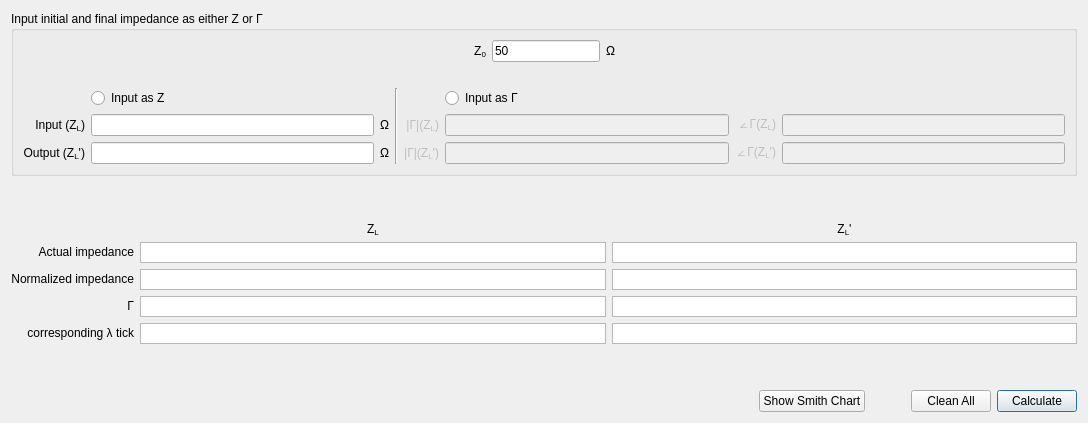
              <widget class="QWidget" name="tab_6">
               <attribute name="title">
                <string notr="true">Smith Chart</string>
               </attribute>
               <layout class="QVBoxLayout" name="verticalLayout_19">
                <item>
                 <layout class="QVBoxLayout" name="verticalLayout_18">
                  <item>
                   <widget class="QGroupBox" name="groupBox_6">
                    <property name="title">
                     <string>Input initial and final impedance as either Z or Γ</string>
                    </property>
                    <layout class="QHBoxLayout" name="horizontalLayout_3">
                     <item>
                      <layout class="QVBoxLayout" name="verticalLayout_17">
                       <item>
                        <layout class="QHBoxLayout" name="horizontalLayout_8">
                         <item>
                          <spacer name="horizontalSpacer_19">
                           <property name="orientation">
                            <enum>Qt::Horizontal</enum>
                           </property>
                           <property name="sizeType">
                            <enum>QSizePolicy::Fixed</enum>
                           </property>
                           <property name="sizeHint" stdset="0">
                            <size>
                             <width>450</width>
                             <height>20</height>
                            </size>
                           </property>
                          </spacer>
                         </item>
                         <item>
                          <widget class="QLabel" name="label_103">
                           <property name="sizePolicy">
                            <sizepolicy hsizetype="Minimum" vsizetype="Preferred">
                             <horstretch>0</horstretch>
                             <verstretch>0</verstretch>
                            </sizepolicy>
                           </property>
                           <property name="text">
                            <string>&lt;html&gt;&lt;head/&gt;&lt;body&gt;&lt;p&gt;Z&lt;span style=&quot; vertical-align:sub;&quot;&gt;0&lt;/span&gt;&lt;/p&gt;&lt;/body&gt;&lt;/html&gt;</string>
                           </property>
                           <property name="alignment">
                            <set>Qt::AlignRight|Qt::AlignTrailing|Qt::AlignVCenter</set>
                           </property>
                          </widget>
                         </item>
                         <item>
                          <widget class="QLineEdit" name="Z0_box2">
                           <property name="inputMask">
                            <string/>
                           </property>
                           <property name="text">
                            <string>50</string>
                           </property>
                          </widget>
                         </item>
                         <item>
                          <widget class="QLabel" name="label_104">
                           <property name="sizePolicy">
                            <sizepolicy hsizetype="Minimum" vsizetype="Preferred">
                             <horstretch>0</horstretch>
                             <verstretch>0</verstretch>
                            </sizepolicy>
                           </property>
                           <property name="text">
                            <string>&lt;html&gt;&lt;head/&gt;&lt;body&gt;&lt;p&gt;Ω&lt;/p&gt;&lt;/body&gt;&lt;/html&gt;</string>
                           </property>
                           <property name="alignment">
                            <set>Qt::AlignLeading|Qt::AlignLeft|Qt::AlignVCenter</set>
                           </property>
                          </widget>
                         </item>
                         <item>
                          <spacer name="horizontalSpacer_18">
                           <property name="orientation">
                            <enum>Qt::Horizontal</enum>
                           </property>
                           <property name="sizeType">
                            <enum>QSizePolicy::Fixed</enum>
                           </property>
                           <property name="sizeHint" stdset="0">
                            <size>
                             <width>450</width>
                             <height>20</height>
                            </size>
                           </property>
                          </spacer>
                         </item>
                        </layout>
                       </item>
                       <item>
                        <spacer name="verticalSpacer_15">
                         <property name="orientation">
                          <enum>Qt::Vertical</enum>
                         </property>
                         <property name="sizeType">
                          <enum>QSizePolicy::Minimum</enum>
                         </property>
                         <property name="sizeHint" stdset="0">
                          <size>
                           <width>10</width>
                           <height>20</height>
                          </size>
                         </property>
                        </spacer>
                       </item>
                       <item>
                        <layout class="QGridLayout" name="gridLayout_10">
                         <item row="0" column="3" rowspan="3">
                          <widget class="Line" name="line_8">
                           <property name="orientation">
                            <enum>Qt::Vertical</enum>
                           </property>
                          </widget>
                         </item>
                         <item row="1" column="1">
                          <widget class="QLineEdit" name="Z_in_box"/>
                         </item>
                         <item row="2" column="6">
                          <widget class="QLabel" name="label_268">
                           <property name="enabled">
                            <bool>false</bool>
                           </property>
                           <property name="text">
                            <string>&lt;html&gt;&lt;head/&gt;&lt;body&gt;&lt;p&gt;∠Γ(Z&lt;span style=&quot; vertical-align:sub;&quot;&gt;L&lt;/span&gt;')&lt;/p&gt;&lt;/body&gt;&lt;/html&gt;</string>
                           </property>
                           <property name="alignment">
                            <set>Qt::AlignRight|Qt::AlignTrailing|Qt::AlignVCenter</set>
                           </property>
                          </widget>
                         </item>
                         <item row="2" column="4">
                          <widget class="QLabel" name="label_269">
                           <property name="enabled">
                            <bool>false</bool>
                           </property>
                           <property name="text">
                            <string>&lt;html&gt;&lt;head/&gt;&lt;body&gt;&lt;p&gt;|Γ|(Z&lt;span style=&quot; vertical-align:sub;&quot;&gt;L&lt;/span&gt;')&lt;/p&gt;&lt;/body&gt;&lt;/html&gt;</string>
                           </property>
                           <property name="alignment">
                            <set>Qt::AlignRight|Qt::AlignTrailing|Qt::AlignVCenter</set>
                           </property>
                          </widget>
                         </item>
                         <item row="1" column="0">
                          <widget class="QLabel" name="label_76">
                           <property name="sizePolicy">
                            <sizepolicy hsizetype="Minimum" vsizetype="Preferred">
                             <horstretch>0</horstretch>
                             <verstretch>0</verstretch>
                            </sizepolicy>
                           </property>
                           <property name="text">
                            <string>Input (Z&lt;sub&gt;L&lt;/sub&gt;)</string>
                           </property>
                           <property name="alignment">
                            <set>Qt::AlignRight|Qt::AlignTrailing|Qt::AlignVCenter</set>
                           </property>
                          </widget>
                         </item>
                         <item row="1" column="2">
                          <widget class="QLabel" name="label_91">
                           <property name="sizePolicy">
                            <sizepolicy hsizetype="Minimum" vsizetype="Preferred">
                             <horstretch>0</horstretch>
                             <verstretch>0</verstretch>
                            </sizepolicy>
                           </property>
                           <property name="text">
                            <string>&lt;html&gt;&lt;head/&gt;&lt;body&gt;&lt;p&gt;Ω&lt;/p&gt;&lt;/body&gt;&lt;/html&gt;</string>
                           </property>
                           <property name="alignment">
                            <set>Qt::AlignLeading|Qt::AlignLeft|Qt::AlignVCenter</set>
                           </property>
                          </widget>
                         </item>
                         <item row="2" column="1">
                          <widget class="QLineEdit" name="Z_out_box"/>
                         </item>
                         <item row="2" column="2">
                          <widget class="QLabel" name="label_92">
                           <property name="sizePolicy">
                            <sizepolicy hsizetype="Minimum" vsizetype="Preferred">
                             <horstretch>0</horstretch>
                             <verstretch>0</verstretch>
                            </sizepolicy>
                           </property>
                           <property name="text">
                            <string>&lt;html&gt;&lt;head/&gt;&lt;body&gt;&lt;p&gt;Ω&lt;/p&gt;&lt;/body&gt;&lt;/html&gt;</string>
                           </property>
                           <property name="alignment">
                            <set>Qt::AlignLeading|Qt::AlignLeft|Qt::AlignVCenter</set>
                           </property>
                          </widget>
                         </item>
                         <item row="2" column="7">
                          <widget class="QLineEdit" name="ZS_box_8">
                           <property name="enabled">
                            <bool>false</bool>
                           </property>
                          </widget>
                         </item>
                         <item row="1" column="4">
                          <widget class="QLabel" name="label_267">
                           <property name="enabled">
                            <bool>false</bool>
                           </property>
                           <property name="text">
                            <string>&lt;html&gt;&lt;head/&gt;&lt;body&gt;&lt;p&gt;|Γ|(Z&lt;span style=&quot; vertical-align:sub;&quot;&gt;L&lt;/span&gt;)&lt;/p&gt;&lt;/body&gt;&lt;/html&gt;</string>
                           </property>
                           <property name="alignment">
                            <set>Qt::AlignRight|Qt::AlignTrailing|Qt::AlignVCenter</set>
                           </property>
                          </widget>
                         </item>
                         <item row="1" column="6">
                          <widget class="QLabel" name="label_266">
                           <property name="enabled">
                            <bool>false</bool>
                           </property>
                           <property name="text">
                            <string>&lt;html&gt;&lt;head/&gt;&lt;body&gt;&lt;p&gt;∠Γ(Z&lt;span style=&quot; vertical-align:sub;&quot;&gt;L&lt;/span&gt;)&lt;/p&gt;&lt;/body&gt;&lt;/html&gt;</string>
                           </property>
                           <property name="alignment">
                            <set>Qt::AlignRight|Qt::AlignTrailing|Qt::AlignVCenter</set>
                           </property>
                          </widget>
                         </item>
                         <item row="1" column="7">
                          <widget class="QLineEdit" name="ZS_box_6">
                           <property name="enabled">
                            <bool>false</bool>
                           </property>
                          </widget>
                         </item>
                         <item row="1" column="5">
                          <widget class="QLineEdit" name="ZS_box_9">
                           <property name="enabled">
                            <bool>false</bool>
                           </property>
                          </widget>
                         </item>
                         <item row="2" column="5">
                          <widget class="QLineEdit" name="ZS_box_7">
                           <property name="enabled">
                            <bool>false</bool>
                           </property>
                          </widget>
                         </item>
                         <item row="2" column="0">
                          <widget class="QLabel" name="label_75">
                           <property name="sizePolicy">
                            <sizepolicy hsizetype="Minimum" vsizetype="Preferred">
                             <horstretch>0</horstretch>
                             <verstretch>0</verstretch>
                            </sizepolicy>
                           </property>
                           <property name="text">
                            <string>&lt;html&gt;&lt;head/&gt;&lt;body&gt;&lt;p&gt;Output (Z&lt;span style=&quot; vertical-align:sub;&quot;&gt;L&lt;/span&gt;')&lt;/p&gt;&lt;/body&gt;&lt;/html&gt;</string>
                           </property>
                           <property name="alignment">
                            <set>Qt::AlignRight|Qt::AlignTrailing|Qt::AlignVCenter</set>
                           </property>
                          </widget>
                         </item>
                         <item row="0" column="5" colspan="3">
                          <widget class="QRadioButton" name="radioButton_2">
                           <property name="text">
                            <string>Input as Γ</string>
                           </property>
                          </widget>
                         </item>
                         <item row="0" column="1" colspan="2">
                          <widget class="QRadioButton" name="radioButton">
                           <property name="text">
                            <string>Input as Z</string>
                           </property>
                          </widget>
                         </item>
                        </layout>
                       </item>
                      </layout>
                     </item>
                    </layout>
                   </widget>
                  </item>
                  <item>
                   <spacer name="verticalSpacer_17">
                    <property name="orientation">
                     <enum>Qt::Vertical</enum>
                    </property>
                    <property name="sizeHint" stdset="0">
                     <size>
                      <width>20</width>
                      <height>40</height>
                     </size>
                    </property>
                   </spacer>
                  </item>
                  <item>
                   <layout class="QGridLayout" name="gridLayout_11">
                    <item row="0" column="1">
                     <widget class="QLabel" name="label_99">
                      <property name="sizePolicy">
                       <sizepolicy hsizetype="Expanding" vsizetype="Fixed">
                        <horstretch>0</horstretch>
                        <verstretch>0</verstretch>
                       </sizepolicy>
                      </property>
                      <property name="maximumSize">
                       <size>
                        <width>16777215</width>
                        <height>21</height>
                       </size>
                      </property>
                      <property name="text">
                       <string>&lt;html&gt;&lt;head/&gt;&lt;body&gt;&lt;p&gt;Z&lt;span style=&quot; vertical-align:sub;&quot;&gt;L&lt;/span&gt;&lt;/p&gt;&lt;/body&gt;&lt;/html&gt;</string>
                      </property>
                      <property name="alignment">
                       <set>Qt::AlignCenter</set>
                      </property>
                     </widget>
                    </item>
                    <item row="0" column="2">
                     <widget class="QLabel" name="label_100">
                      <property name="sizePolicy">
                       <sizepolicy hsizetype="Expanding" vsizetype="Fixed">
                        <horstretch>0</horstretch>
                        <verstretch>0</verstretch>
                       </sizepolicy>
                      </property>
                      <property name="maximumSize">
                       <size>
                        <width>16777215</width>
                        <height>21</height>
                       </size>
                      </property>
                      <property name="text">
                       <string>&lt;html&gt;&lt;head/&gt;&lt;body&gt;&lt;p&gt;Z&lt;span style=&quot; vertical-align:sub;&quot;&gt;L&lt;/span&gt;'&lt;/p&gt;&lt;/body&gt;&lt;/html&gt;</string>
                      </property>
                      <property name="alignment">
                       <set>Qt::AlignCenter</set>
                      </property>
                     </widget>
                    </item>
                    <item row="1" column="0">
                     <widget class="QLabel" name="label_94">
                      <property name="sizePolicy">
                       <sizepolicy hsizetype="Minimum" vsizetype="Fixed">
                        <horstretch>0</horstretch>
                        <verstretch>0</verstretch>
                       </sizepolicy>
                      </property>
                      <property name="text">
                       <string>&lt;html&gt;&lt;head/&gt;&lt;body&gt;&lt;p&gt;Actual impedance&lt;/p&gt;&lt;/body&gt;&lt;/html&gt;</string>
                      </property>
                      <property name="alignment">
                       <set>Qt::AlignRight|Qt::AlignTrailing|Qt::AlignVCenter</set>
                      </property>
                     </widget>
                    </item>
                    <item row="1" column="1">
                     <widget class="QTextBrowser" name="z_in_box_2">
                      <property name="sizePolicy">
                       <sizepolicy hsizetype="MinimumExpanding" vsizetype="Expanding">
                        <horstretch>0</horstretch>
                        <verstretch>0</verstretch>
                       </sizepolicy>
                      </property>
                      <property name="maximumSize">
                       <size>
                        <width>16777215</width>
                        <height>21</height>
                       </size>
                      </property>
                      <property name="verticalScrollBarPolicy">
                       <enum>Qt::ScrollBarAlwaysOff</enum>
                      </property>
                     </widget>
                    </item>
                    <item row="1" column="2">
                     <widget class="QTextBrowser" name="z_in_box_5">
                      <property name="sizePolicy">
                       <sizepolicy hsizetype="MinimumExpanding" vsizetype="Expanding">
                        <horstretch>0</horstretch>
                        <verstretch>0</verstretch>
                       </sizepolicy>
                      </property>
                      <property name="maximumSize">
                       <size>
                        <width>16777215</width>
                        <height>21</height>
                       </size>
                      </property>
                      <property name="verticalScrollBarPolicy">
                       <enum>Qt::ScrollBarAlwaysOff</enum>
                      </property>
                     </widget>
                    </item>
                    <item row="2" column="0">
                     <widget class="QLabel" name="label_93">
                      <property name="sizePolicy">
                       <sizepolicy hsizetype="Minimum" vsizetype="Fixed">
                        <horstretch>0</horstretch>
                        <verstretch>0</verstretch>
                       </sizepolicy>
                      </property>
                      <property name="text">
                       <string>&lt;html&gt;&lt;head/&gt;&lt;body&gt;&lt;p&gt;Normalized impedance&lt;/p&gt;&lt;/body&gt;&lt;/html&gt;</string>
                      </property>
                      <property name="alignment">
                       <set>Qt::AlignRight|Qt::AlignTrailing|Qt::AlignVCenter</set>
                      </property>
                     </widget>
                    </item>
                    <item row="2" column="1">
                     <widget class="QTextBrowser" name="z_in_box">
                      <property name="sizePolicy">
                       <sizepolicy hsizetype="MinimumExpanding" vsizetype="Expanding">
                        <horstretch>0</horstretch>
                        <verstretch>0</verstretch>
                       </sizepolicy>
                      </property>
                      <property name="maximumSize">
                       <size>
                        <width>16777215</width>
                        <height>21</height>
                       </size>
                      </property>
                      <property name="verticalScrollBarPolicy">
                       <enum>Qt::ScrollBarAlwaysOff</enum>
                      </property>
                     </widget>
                    </item>
                    <item row="2" column="2">
                     <widget class="QTextBrowser" name="z_out_box">
                      <property name="sizePolicy">
                       <sizepolicy hsizetype="MinimumExpanding" vsizetype="Expanding">
                        <horstretch>0</horstretch>
                        <verstretch>0</verstretch>
                       </sizepolicy>
                      </property>
                      <property name="maximumSize">
                       <size>
                        <width>16777215</width>
                        <height>21</height>
                       </size>
                      </property>
                      <property name="verticalScrollBarPolicy">
                       <enum>Qt::ScrollBarAlwaysOff</enum>
                      </property>
                     </widget>
                    </item>
                    <item row="3" column="0">
                     <widget class="QLabel" name="label_96">
                      <property name="sizePolicy">
                       <sizepolicy hsizetype="Minimum" vsizetype="Fixed">
                        <horstretch>0</horstretch>
                        <verstretch>0</verstretch>
                       </sizepolicy>
                      </property>
                      <property name="text">
                       <string>&lt;html&gt;&lt;head/&gt;&lt;body&gt;&lt;p&gt;Γ&lt;/p&gt;&lt;/body&gt;&lt;/html&gt;</string>
                      </property>
                      <property name="alignment">
                       <set>Qt::AlignRight|Qt::AlignTrailing|Qt::AlignVCenter</set>
                      </property>
                     </widget>
                    </item>
                    <item row="3" column="1">
                     <widget class="QTextBrowser" name="gamma_zin_box">
                      <property name="sizePolicy">
                       <sizepolicy hsizetype="MinimumExpanding" vsizetype="Expanding">
                        <horstretch>0</horstretch>
                        <verstretch>0</verstretch>
                       </sizepolicy>
                      </property>
                      <property name="maximumSize">
                       <size>
                        <width>16777215</width>
                        <height>21</height>
                       </size>
                      </property>
                      <property name="verticalScrollBarPolicy">
                       <enum>Qt::ScrollBarAlwaysOff</enum>
                      </property>
                     </widget>
                    </item>
                    <item row="3" column="2">
                     <widget class="QTextBrowser" name="gamma_zout_box">
                      <property name="sizePolicy">
                       <sizepolicy hsizetype="MinimumExpanding" vsizetype="Expanding">
                        <horstretch>0</horstretch>
                        <verstretch>0</verstretch>
                       </sizepolicy>
                      </property>
                      <property name="maximumSize">
                       <size>
                        <width>16777215</width>
                        <height>21</height>
                       </size>
                      </property>
                      <property name="verticalScrollBarPolicy">
                       <enum>Qt::ScrollBarAlwaysOff</enum>
                      </property>
                     </widget>
                    </item>
                    <item row="4" column="0">
                     <widget class="QLabel" name="label_97">
                      <property name="sizePolicy">
                       <sizepolicy hsizetype="Minimum" vsizetype="Fixed">
                        <horstretch>0</horstretch>
                        <verstretch>0</verstretch>
                       </sizepolicy>
                      </property>
                      <property name="text">
                       <string>&lt;html&gt;&lt;head/&gt;&lt;body&gt;&lt;p&gt;corresponding λ tick&lt;/p&gt;&lt;/body&gt;&lt;/html&gt;</string>
                      </property>
                      <property name="alignment">
                       <set>Qt::AlignRight|Qt::AlignTrailing|Qt::AlignVCenter</set>
                      </property>
                     </widget>
                    </item>
                    <item row="4" column="1">
                     <widget class="QTextBrowser" name="lambda_tick_zin_box">
                      <property name="sizePolicy">
                       <sizepolicy hsizetype="MinimumExpanding" vsizetype="Expanding">
                        <horstretch>0</horstretch>
                        <verstretch>0</verstretch>
                       </sizepolicy>
                      </property>
                      <property name="maximumSize">
                       <size>
                        <width>16777215</width>
                        <height>21</height>
                       </size>
                      </property>
                      <property name="verticalScrollBarPolicy">
                       <enum>Qt::ScrollBarAlwaysOff</enum>
                      </property>
                     </widget>
                    </item>
                    <item row="4" column="2">
                     <widget class="QTextBrowser" name="lambda_tick_zout_box">
                      <property name="sizePolicy">
                       <sizepolicy hsizetype="MinimumExpanding" vsizetype="Expanding">
                        <horstretch>0</horstretch>
                        <verstretch>0</verstretch>
                       </sizepolicy>
                      </property>
                      <property name="maximumSize">
                       <size>
                        <width>16777215</width>
                        <height>21</height>
                       </size>
                      </property>
                      <property name="verticalScrollBarPolicy">
                       <enum>Qt::ScrollBarAlwaysOff</enum>
                      </property>
                     </widget>
                    </item>
                   </layout>
                  </item>
                  <item>
                   <spacer name="verticalSpacer_9">
                    <property name="orientation">
                     <enum>Qt::Vertical</enum>
                    </property>
                    <property name="sizeType">
                     <enum>QSizePolicy::Fixed</enum>
                    </property>
                    <property name="sizeHint" stdset="0">
                     <size>
                      <width>20</width>
                      <height>40</height>
                     </size>
                    </property>
                   </spacer>
                  </item>
                  <item>
                   <layout class="QHBoxLayout" name="horizontalLayout_5">
                    <item>
                     <spacer name="horizontalSpacer_16">
                      <property name="orientation">
                       <enum>Qt::Horizontal</enum>
                      </property>
                      <property name="sizeHint" stdset="0">
                       <size>
                        <width>40</width>
                        <height>20</height>
                       </size>
                      </property>
                     </spacer>
                    </item>
                    <item>
                     <widget class="QPushButton" name="Show_Smith">
                      <property name="text">
                       <string>Show Smith Chart</string>
                      </property>
                     </widget>
                    </item>
                    <item>
                     <spacer name="horizontalSpacer_17">
                      <property name="orientation">
                       <enum>Qt::Horizontal</enum>
                      </property>
                      <property name="sizeType">
                       <enum>QSizePolicy::Minimum</enum>
                      </property>
                      <property name="sizeHint" stdset="0">
                       <size>
                        <width>40</width>
                        <height>20</height>
                       </size>
                      </property>
                     </spacer>
                    </item>
                    <item>
                     <widget class="QPushButton" name="clean_all_button213">
                      <property name="text">
                       <string>Clean All</string>
                      </property>
                     </widget>
                    </item>
                    <item>
                     <widget class="QPushButton" name="Calculate_quarter">
                      <property name="text">
                       <string>Calculate</string>
                      </property>
                      <property name="default">
                       <bool>true</bool>
                      </property>
                     </widget>
                    </item>
                   </layout>
                  </item>
                 </layout>
                </item>
               </layout>
              </widget>
